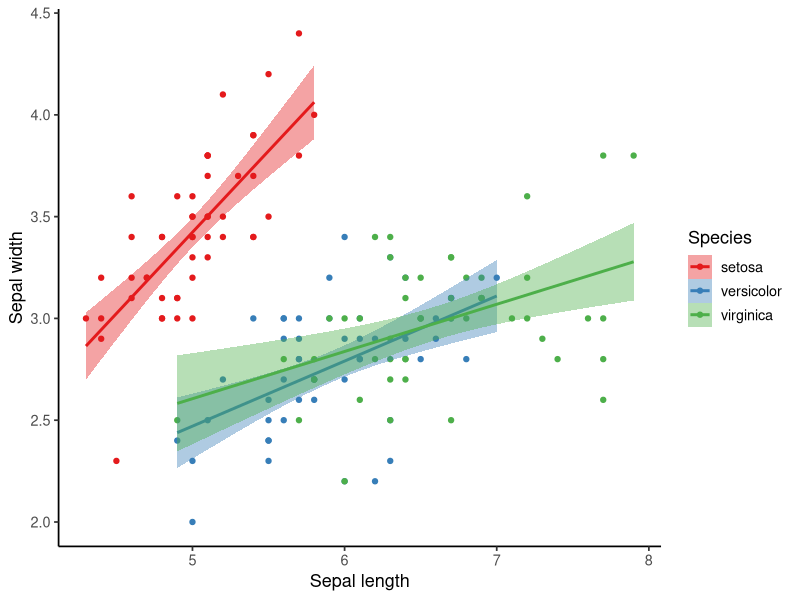
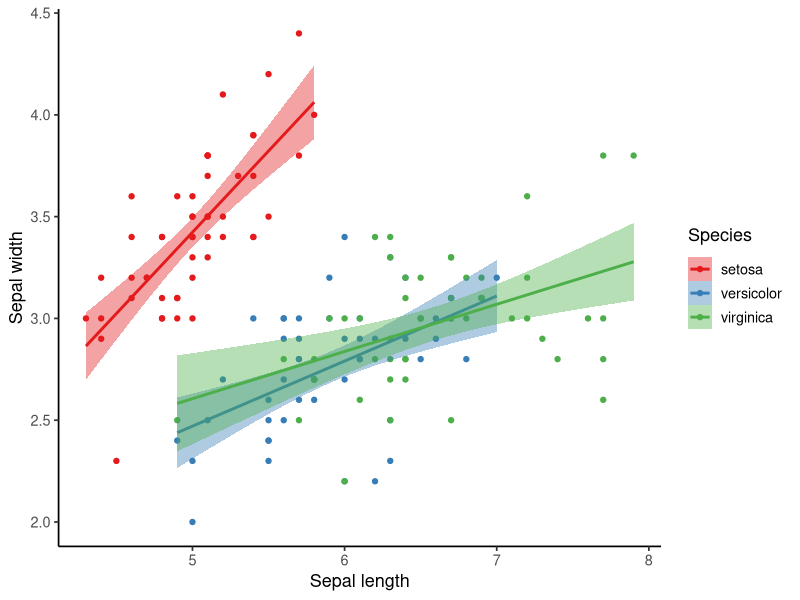
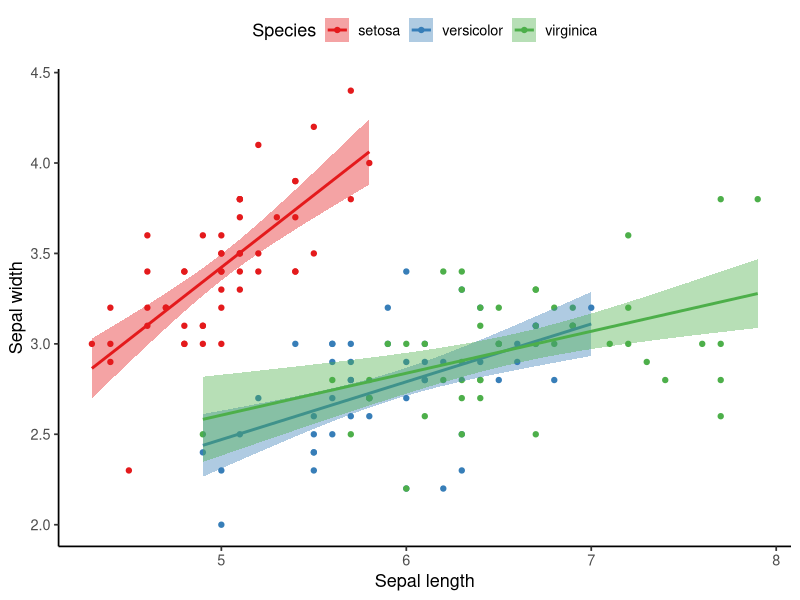
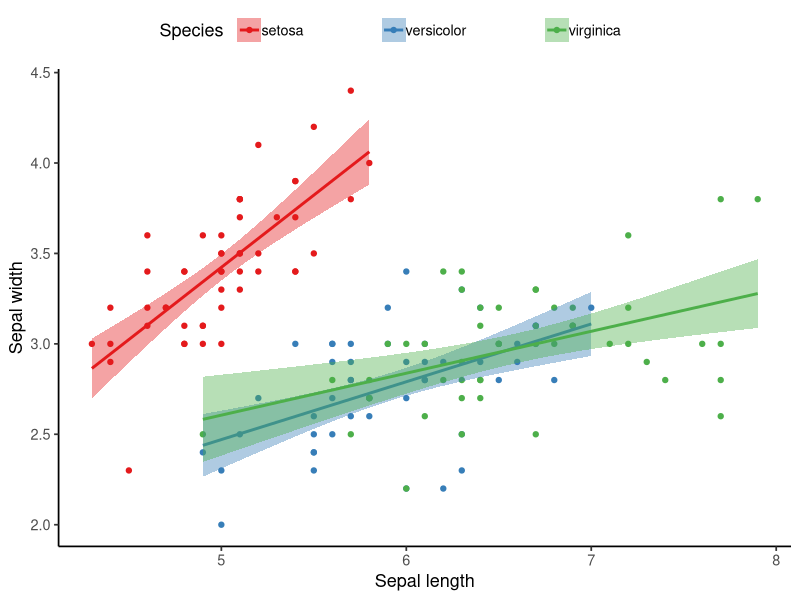

Write R code to recreate these figures, in order.
## ---- chunk 1
knitr::opts_chunk$set(message = F, 
                      error = F, 
                      warning = F,
                      fig.align = "center")

## ---- chunk 2
library(tidyverse)

### Default plot
P_vertical_default <- ggplot(data = iris) + 
  geom_point(aes(x = Sepal.Length, y = Sepal.Width, color = Species)) + 
  geom_smooth(aes(x = Sepal.Length, y = Sepal.Width, color = Species, fill = after_scale(color)), method = "lm", se = T) + 
  scale_color_brewer(palette = "Set1") +
  labs(x = "Sepal length", y = "Sepal width") + 
  theme_classic(base_size = 13)

### Adjust the spacing between legend items
P_vertical_adjusted <- P_vertical_default + 
  theme(legend.title = element_text(margin = margin(b = 10)),  # change the spacing between the legend title and the first legend key 
        legend.spacing.x = unit(0.2, "inch"),  # adjust the horizontal spacing between legend keys and labels
        legend.spacing.y = unit(0.2, "inch")) +  # adjust the vertical spacing between legend keys
  guides(color = guide_legend(byrow = T))  # "byrow = T" is necessary for "legend.spacing.y" to work for vertical legends  

P_vertical_default; P_vertical_adjusted

## ---- chunk 3
### Default plot
P_horizontal_default <- ggplot(data = iris) + 
  geom_point(aes(x = Sepal.Length, y = Sepal.Width, color = Species)) + 
  geom_smooth(aes(x = Sepal.Length, y = Sepal.Width, color = Species, fill = after_scale(color)), method = "lm", se = T) + 
  scale_color_brewer(palette = "Set1") +
  labs(x = "Sepal length", y = "Sepal width") + 
  theme_classic(base_size = 13) + 
  theme(legend.position = "top",
        legend.direction = "horizontal")

### Adjust the spacing between legend items
P_horizontal_adjusted <- P_horizontal_default + 
  theme(legend.title = element_text(margin = margin(r = 10)), 
        legend.text = element_text(margin = margin(r = 50)),
        legend.spacing.x = unit(0.2, "inch"),
        legend.spacing.y = unit(0, "inch")) +
  guides(color = guide_legend(byrow = F))

P_horizontal_default; P_horizontal_adjusted

